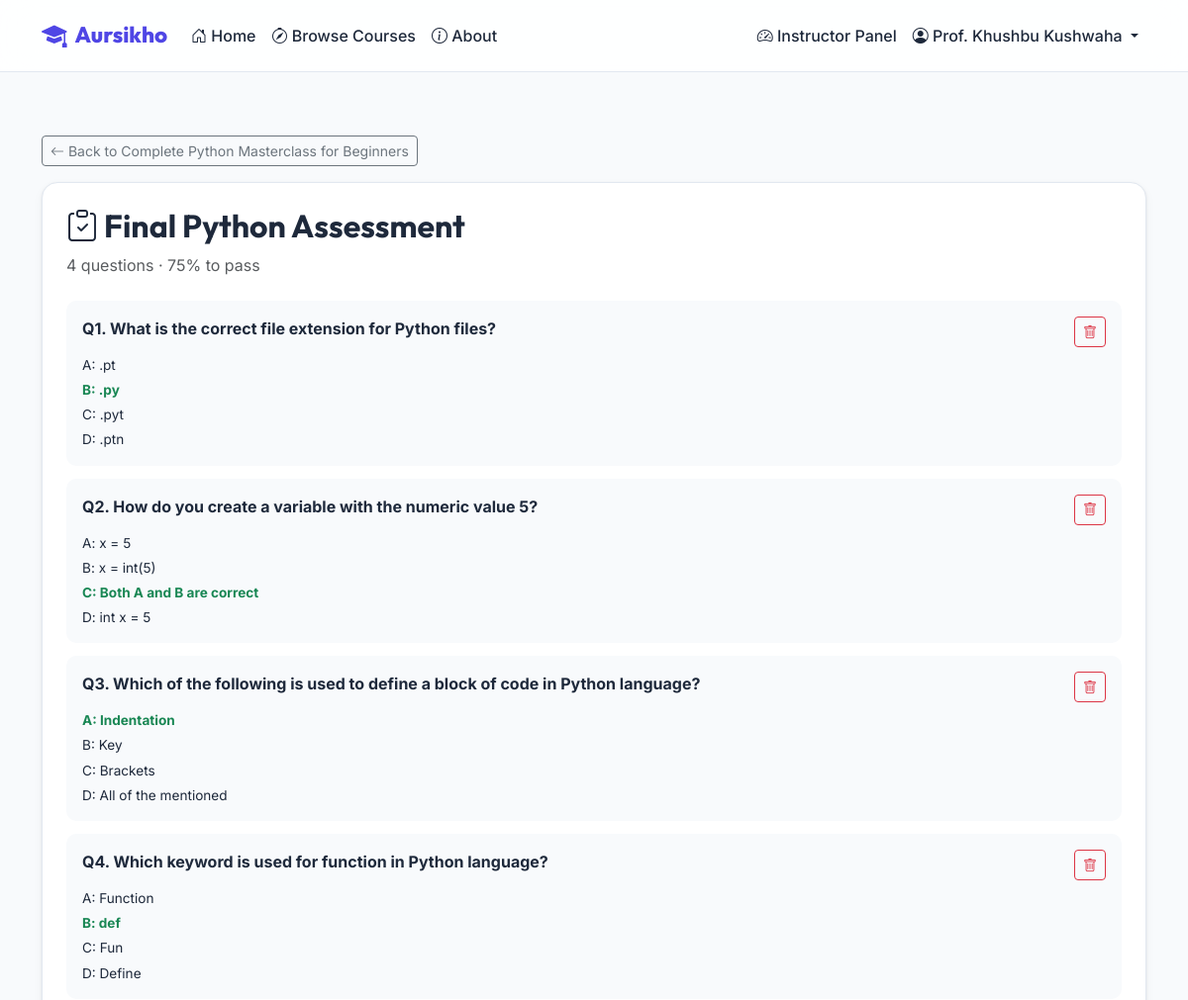
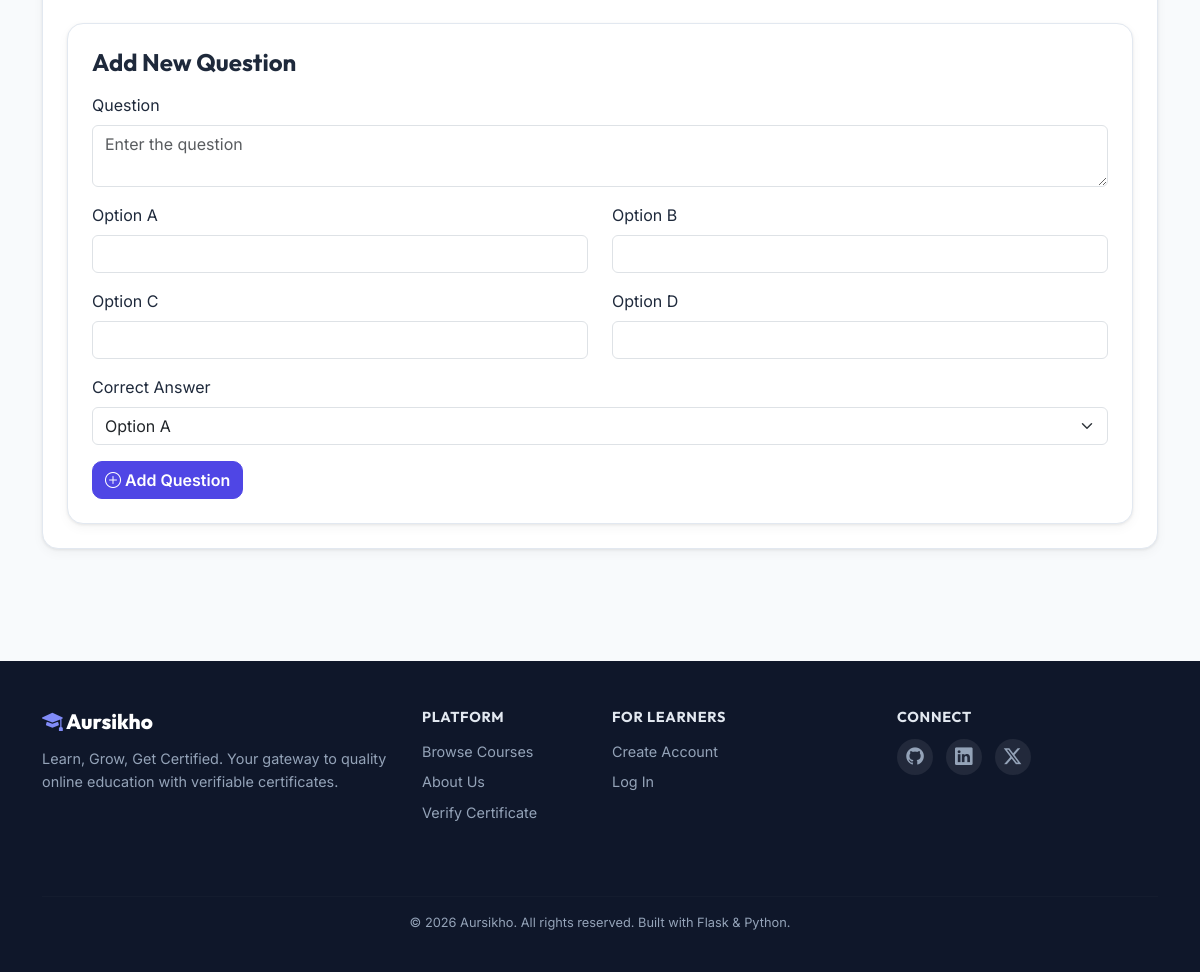
Screenshot of /instructor/course/1/quiz/1 (signed in) with the database file from the repository (2 pictures, top to bottom).
### app/models.py (models this page shows, shortened)
class User(UserMixin, db.Model):
    __tablename__ = 'users'
    id = db.Column(db.Integer, primary_key=True)
    username = db.Column(db.String(64), unique=True, nullable=False, index=True)
    email = db.Column(db.String(120), unique=True, nullable=False, index=True)
    password_hash = db.Column(db.String(256), nullable=False)
    role = db.Column(db.String(20), nullable=False, default='student')  # student, instructor, admin
    full_name = db.Column(db.String(128), nullable=False)
    bio = db.Column(db.Text, default='')
    avatar = db.Column(db.String(256), default='default.png')
    created_at = db.Column(db.DateTime, default=lambda: datetime.now(timezone.utc))
    courses_teaching = db.relationship('Course', backref='instructor', lazy='dynamic')
    enrollments = db.relationship('Enrollment', backref='student', lazy='dynamic')
    certificates = db.relationship('Certificate', backref='student', lazy='dynamic')
    @property
    def is_instructor(self):
        return self.role == 'instructor'
    @property
    def is_student(self):
        return self.role == 'student'

class Course(db.Model):
    __tablename__ = 'courses'
    id = db.Column(db.Integer, primary_key=True)
    title = db.Column(db.String(200), nullable=False)
    description = db.Column(db.Text, nullable=False)
    short_description = db.Column(db.String(300), default='')
    thumbnail = db.Column(db.String(256), default='default_course.png')
    category = db.Column(db.String(50), nullable=False, default='General')
    difficulty = db.Column(db.String(20), nullable=False, default='beginner')  # beginner, intermediate, advanced
    is_published = db.Column(db.Boolean, default=False)
    instructor_id = db.Column(db.Integer, db.ForeignKey('users.id'), nullable=False)
    created_at = db.Column(db.DateTime, default=lambda: datetime.now(timezone.utc))
    updated_at = db.Column(db.DateTime, default=lambda: datetime.now(timezone.utc),
                           onupdate=lambda: datetime.now(timezone.utc))
    lessons = db.relationship('Lesson', backref='course', lazy='dynamic',
                              order_by='Lesson.order_num', cascade='all, delete-orphan')
    quizzes = db.relationship('Quiz', backref='course', lazy='dynamic', cascade='all, delete-orphan')
    enrollments = db.relationship('Enrollment', backref='course', lazy='dynamic', cascade='all, delete-orphan')

class Quiz(db.Model):
    __tablename__ = 'quizzes'
    id = db.Column(db.Integer, primary_key=True)
    course_id = db.Column(db.Integer, db.ForeignKey('courses.id'), nullable=False)
    title = db.Column(db.String(200), nullable=False)
    passing_score = db.Column(db.Integer, default=60)  # Percentage needed to pass
    questions = db.relationship('QuizQuestion', backref='quiz', lazy='dynamic',
                                cascade='all, delete-orphan')
    attempts = db.relationship('QuizAttempt', backref='quiz', lazy='dynamic',
                               cascade='all, delete-orphan')
    @property
    def total_questions(self):
        return self.questions.count()

class QuizQuestion(db.Model):
    __tablename__ = 'quiz_questions'
    id = db.Column(db.Integer, primary_key=True)
    quiz_id = db.Column(db.Integer, db.ForeignKey('quizzes.id'), nullable=False)
    question_text = db.Column(db.Text, nullable=False)
    option_a = db.Column(db.String(300), nullable=False)
    option_b = db.Column(db.String(300), nullable=False)
    option_c = db.Column(db.String(300), nullable=False)
    option_d = db.Column(db.String(300), nullable=False)
    correct_answer = db.Column(db.String(1), nullable=False)  # 'a', 'b', 'c', or 'd'

### app/routes/instructor.py (the view, shortened to what this page needs)
@instructor_bp.route('/course/<int:course_id>/quiz/<int:quiz_id>', methods=['GET', 'POST'])
@login_required
@instructor_required
def manage_quiz(course_id, quiz_id):
    course = Course.query.get_or_404(course_id)
    quiz = Quiz.query.get_or_404(quiz_id)
    form = QuizQuestionForm()
    questions = quiz.questions.all()
    return render_template('instructor/manage_quiz.html', form=form, course=course,
                           quiz=quiz, questions=questions, title=f'Manage Quiz: {quiz.title}')

### app/templates/instructor/manage_quiz.html (shortened to what this page needs)
{% extends "base.html" %}
{% block content %}
<section class="dashboard-section">
    <div class="container">
        <a href="{{ url_for('instructor.manage_course', course_id=course.id) }}" class="btn btn-sm btn-outline-secondary mb-3">
            <i class="bi bi-arrow-left"></i> Back to {{ course.title }}
        </a>
        <div class="manage-card">
            <h2><i class="bi bi-clipboard-check"></i> {{ quiz.title }}</h2>
            <p class="text-muted">{{ quiz.total_questions }} questions · {{ quiz.passing_score }}% to pass</p>
            {% if questions %}
            <div class="questions-list mt-4">
                {% for q in questions %}
                <div class="question-manage-item">
                    <div class="d-flex justify-content-between">
                        <strong>Q{{ loop.index }}. {{ q.question_text }}</strong>
                        <form method="POST" action="{{ url_for('instructor.delete_question', course_id=course.id, quiz_id=quiz.id, question_id=q.id) }}" class="d-inline" onsubmit="return confirm('Delete this question?')">
                            <button type="submit" class="btn btn-sm btn-outline-danger"><i class="bi bi-trash"></i></button>
                        </form>
                    </div>
                    <div class="options-preview mt-2">
                        <span class="{% if q.correct_answer == 'a' %}text-success fw-bold{% endif %}">A: {{ q.option_a }}</span>
                        <span class="{% if q.correct_answer == 'b' %}text-success fw-bold{% endif %}">B: {{ q.option_b }}</span>
                        <span class="{% if q.correct_answer == 'c' %}text-success fw-bold{% endif %}">C: {{ q.option_c }}</span>
                        <span class="{% if q.correct_answer == 'd' %}text-success fw-bold{% endif %}">D: {{ q.option_d }}</span>
                    </div>
                </div>
                {% endfor %}
            </div>
            {% endif %}
            <div class="form-card mt-4">
                <h4>Add New Question</h4>
                <form method="POST" class="mt-3">
                    <div class="mb-3">
                        <label for="question_text" class="form-label">Question</label>
                        {{ form.question_text(class="form-control", id="question_text", rows="2", placeholder="Enter the question") }}
                    </div>
                    <div class="row">
                        <div class="col-md-6 mb-3">
                            <label for="option_a" class="form-label">Option A</label>
                            {{ form.option_a(class="form-control", id="option_a") }}
                        </div>
                        <div class="col-md-6 mb-3">
                            <label for="option_b" class="form-label">Option B</label>
                            {{ form.option_b(class="form-control", id="option_b") }}
                        </div>
                        <div class="col-md-6 mb-3">
                            <label for="option_c" class="form-label">Option C</label>
                            {{ form.option_c(class="form-control", id="option_c") }}
                        </div>
                        <div class="col-md-6 mb-3">
                            <label for="option_d" class="form-label">Option D</label>
                            {{ form.option_d(class="form-control", id="option_d") }}
                        </div>
                    </div>
                    <div class="mb-3">
                        <label for="correct_answer" class="form-label">Correct Answer</label>
                        {{ form.correct_answer(class="form-select", id="correct_answer") }}
                    </div>
                    <button type="submit" class="btn btn-primary">
                        <i class="bi bi-plus-circle"></i> Add Question
                    </button>
                </form>
            </div>
        </div>
    </div>
</section>
{% endblock %}

### app/templates/base.html (shortened to what this page needs)
<!DOCTYPE html>
<html lang="en" data-bs-theme="light">
<head>
    <link href="https://cdn.jsdelivr.net/npm/bootstrap@5.3.3/dist/css/bootstrap.min.css" rel="stylesheet">
    <link href="https://cdn.jsdelivr.net/npm/bootstrap-icons@1.11.3/font/bootstrap-icons.min.css" rel="stylesheet">
    <link rel="stylesheet" href="{{ url_for('static', filename='css/style.css') }}">
</head>
<body>
    <nav class="navbar navbar-expand-lg sticky-top" id="mainNavbar">
        <div class="container">
            <a class="navbar-brand" href="{{ url_for('main.home') }}">
                <i class="bi bi-mortarboard-fill brand-icon"></i>
                <span class="brand-text">Aursikho</span>
            </a>
            <div class="collapse navbar-collapse" id="navbarContent">
                <ul class="navbar-nav me-auto mb-2 mb-lg-0">
                    <li class="nav-item">
                        <a class="nav-link" href="{{ url_for('main.home') }}">
                            <i class="bi bi-house-door"></i> Home
                        </a>
                    </li>
                    <li class="nav-item">
                        <a class="nav-link" href="{{ url_for('main.browse') }}">
                            <i class="bi bi-compass"></i> Browse Courses
                        </a>
                    </li>
                    <li class="nav-item">
                        <a class="nav-link" href="{{ url_for('main.about') }}">
                            <i class="bi bi-info-circle"></i> About
                        </a>
                    </li>
                </ul>
                <ul class="navbar-nav ms-auto">
                    {% if current_user.is_authenticated %}
                        {% if current_user.is_student %}
                        <li class="nav-item">
                            <a class="nav-link" href="{{ url_for('student.dashboard') }}">
                                <i class="bi bi-speedometer2"></i> My Dashboard
                            </a>
                        </li>
                        {% elif current_user.is_instructor %}
                        <li class="nav-item">
                            <a class="nav-link" href="{{ url_for('instructor.dashboard') }}">
                                <i class="bi bi-speedometer2"></i> Instructor Panel
                            </a>
                        </li>
                        {% elif current_user.is_admin %}
                        <li class="nav-item">
                            <a class="nav-link" href="{{ url_for('admin.panel') }}">
                                <i class="bi bi-shield-lock"></i> Admin Panel
                            </a>
                        </li>
                        {% endif %}
                        <li class="nav-item dropdown">
                            <a class="nav-link dropdown-toggle" href="#" role="button"
                               data-bs-toggle="dropdown" aria-expanded="false">
                                <i class="bi bi-person-circle"></i> {{ current_user.full_name }}
                            </a>
                        </li>
                    {% endif %}
                </ul>
            </div>
        </div>
    </nav>
    <main class="main-content">
        {% block content %}{% endblock %}
    </main>
    <footer class="site-footer">
        <div class="container">
            <div class="row">
                <div class="col-md-4 mb-4">
                    <h5 class="footer-brand">
                        <i class="bi bi-mortarboard-fill"></i> Aursikho
                    </h5>
                    <p class="footer-description">
                        Learn, Grow, Get Certified. Your gateway to quality online education with verifiable certificates.
                    </p>
                </div>
                <div class="col-md-2 mb-4">
                    <h6 class="footer-heading">Platform</h6>
                    <ul class="footer-links">
                        <li><a href="{{ url_for('main.browse') }}">Browse Courses</a></li>
                        <li><a href="{{ url_for('main.about') }}">About Us</a></li>
                        <li><a href="{{ url_for('certificate.verify_page') }}">Verify Certificate</a></li>
                    </ul>
                </div>
                <div class="col-md-3 mb-4">
                    <h6 class="footer-heading">For Learners</h6>
                    <ul class="footer-links">
                        <li><a href="{{ url_for('auth.register') }}">Create Account</a></li>
                        <li><a href="{{ url_for('auth.login') }}">Log In</a></li>
                    </ul>
                </div>
                <div class="col-md-3 mb-4">
                    <h6 class="footer-heading">Connect</h6>
                    <div class="footer-social">
                        <a href="#"><i class="bi bi-github"></i></a>
                        <a href="#"><i class="bi bi-linkedin"></i></a>
                        <a href="#"><i class="bi bi-twitter-x"></i></a>
                    </div>
                </div>
            </div>
            <hr class="footer-divider">
            <div class="footer-bottom">
                <p>&copy; 2026 Aursikho. All rights reserved. Built with Flask &amp; Python.</p>
            </div>
        </div>
    </footer>
</body>
</html>

### rows the page displays
User: full_name "Prof. Khushbu Kushwaha"
Course: title "Complete Python Masterclass for Beginners"
Quiz: title "Final Python Assessment", passing_score "75"
QuizQuestion: question_text "What is the correct file extension for Python files?", option_a ".pt", option_b ".py", option_c ".pyt", option_d ".ptn"
QuizQuestion: question_text "How do you create a variable with the numeric value 5?", option_a "x = 5", option_b "x = int(5)", option_c "Both A and B are correct", option_d "int x = 5"
QuizQuestion: question_text "Which of the following is used to define a block of code in Python language?", option_a "Indentation", option_b "Key", option_c "Brackets", option_d "All of the mentioned"
QuizQuestion: question_text "Which keyword is used for function in Python language?", option_a "Function", option_b "def", option_c "Fun", option_d "Define"

### other values shown
{{ quiz.total_questions }} "4"
